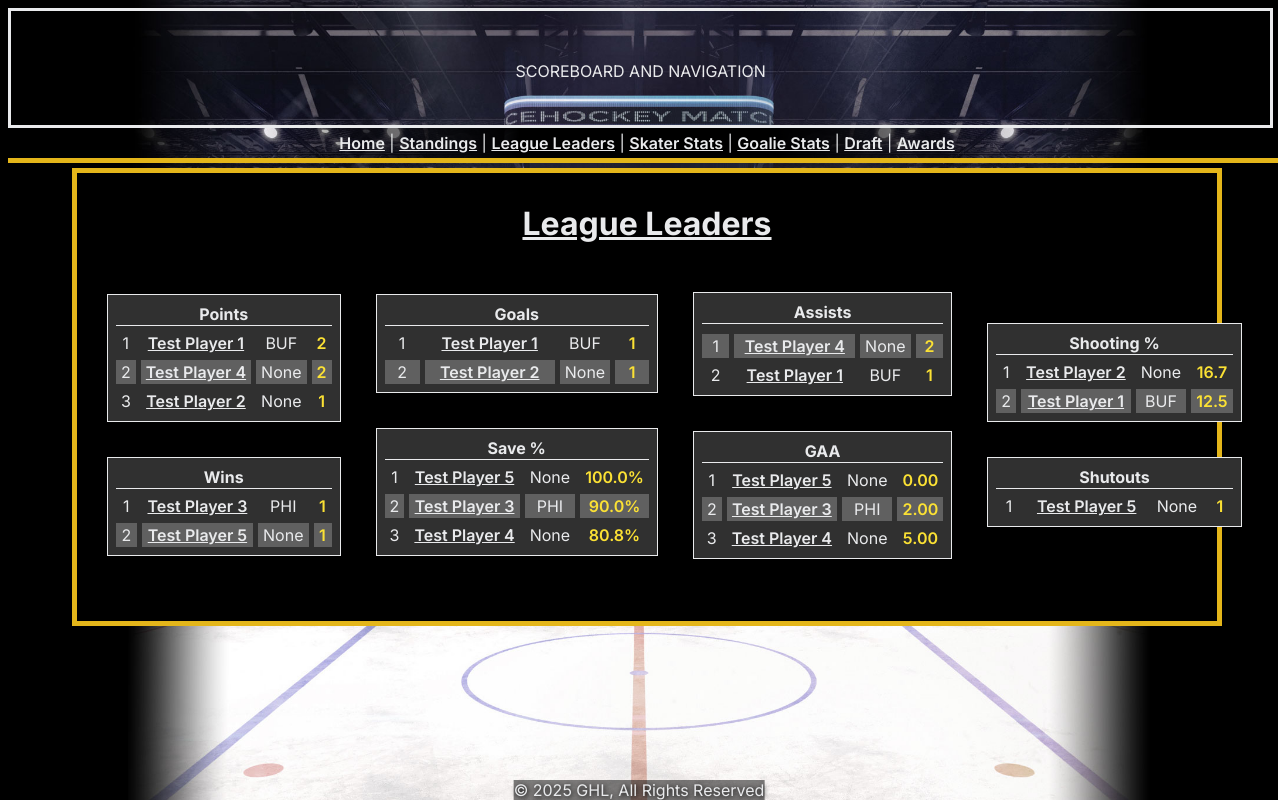
Before: /leaders/ with the older database file.
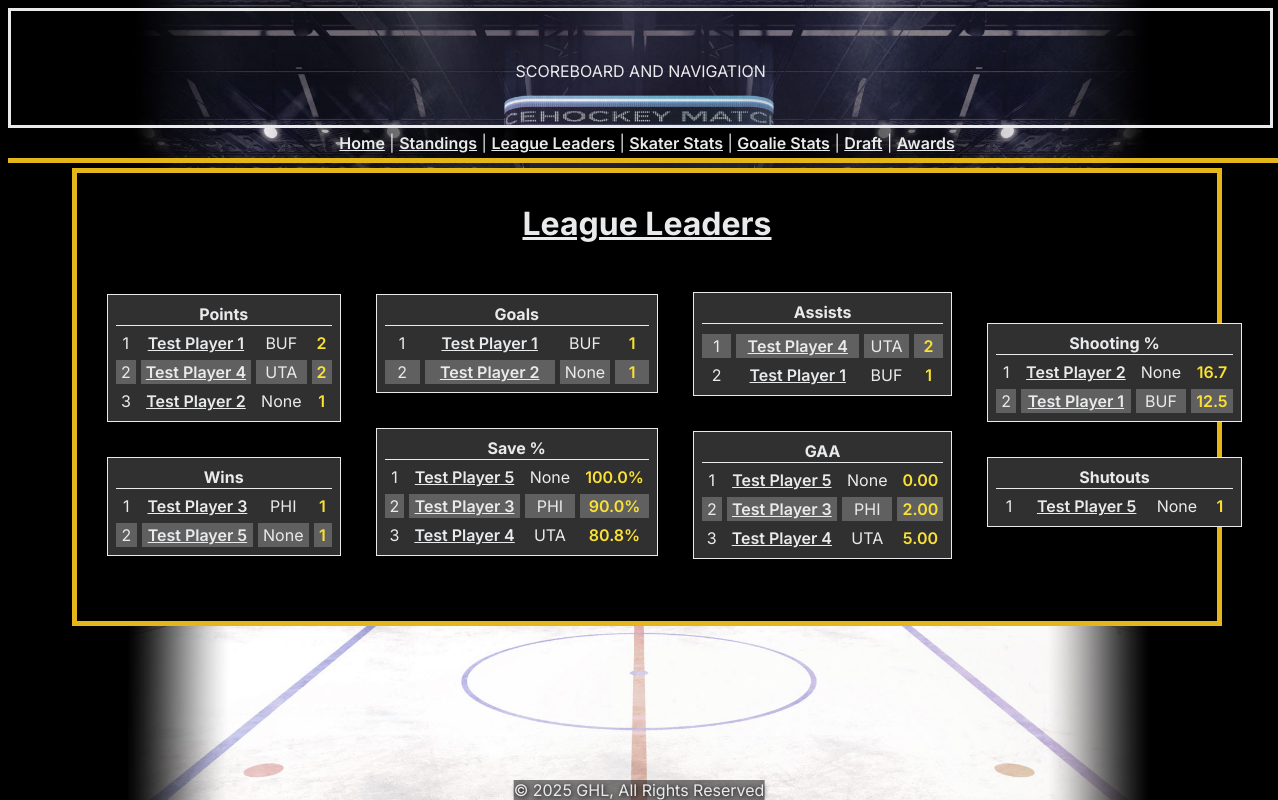
After: the same page with the newer database file.
### GHLWebsiteApp/models.py (models this page shows, shortened)
class SkaterRecord(models.Model):
    ea_player_num = models.ForeignKey(Player, on_delete = models.CASCADE)
    game_num = models.ForeignKey(Game, on_delete = models.CASCADE)
    ea_club_num = models.ForeignKey(Team, on_delete = models.CASCADE)
    position = models.ForeignKey(Position, on_delete = models.CASCADE)
    build = models.ForeignKey(Build, on_delete = models.CASCADE)
    goals = models.PositiveSmallIntegerField(default="0")
    assists = models.PositiveSmallIntegerField(default="0")
    points = models.PositiveSmallIntegerField(default="0")
    hits = models.PositiveSmallIntegerField(default="0")
    plus_minus = models.SmallIntegerField(default="0")
    sog = models.PositiveSmallIntegerField(default="0")
    shot_attempts = models.PositiveSmallIntegerField(default="0")
    deflections = models.PositiveSmallIntegerField(default="0")
    ppg = models.PositiveSmallIntegerField(default="0")
    shg = models.PositiveSmallIntegerField(default="0")
    pass_att = models.PositiveSmallIntegerField(default="0")
    pass_comp = models.PositiveSmallIntegerField(default="0")
    saucer_pass = models.PositiveSmallIntegerField(default="0")
    blocked_shots = models.PositiveSmallIntegerField(default="0")
    takeaways = models.PositiveSmallIntegerField(default="0")
    interceptions = models.PositiveSmallIntegerField(default="0")
    giveaways = models.PositiveSmallIntegerField(default="0")
    pens_drawn = models.PositiveSmallIntegerField(default="0")
    pims = models.PositiveSmallIntegerField(default="0")
    pk_clears = models.PositiveSmallIntegerField(default="0")
    poss_time = models.PositiveSmallIntegerField(default="0")
    fow = models.PositiveSmallIntegerField(default="0")
    fol = models.PositiveSmallIntegerField(default="0")

class Player(models.Model):
    ea_player_num = models.IntegerField(primary_key=True)
    username = models.CharField(max_length=16)
    current_team = models.ForeignKey(Team, on_delete = models.CASCADE, blank=True, null=True)
    def __str__(self):
        return self.username

class GoalieRecord(models.Model):
    ea_player_num = models.ForeignKey(Player, on_delete = models.CASCADE)
    game_num = models.ForeignKey(Game, on_delete = models.CASCADE)
    ea_club_num = models.ForeignKey(Team, on_delete = models.CASCADE)
    shots_against = models.PositiveSmallIntegerField(default="0")
    saves = models.PositiveSmallIntegerField(default="0")
    win = models.BooleanField(default="0")
    loss = models.BooleanField(default="0")
    otloss = models.BooleanField(default="0")
    shutout = models.BooleanField(default="0")
    breakaway_shots = models.PositiveSmallIntegerField(default="0")
    breakaway_saves = models.PositiveSmallIntegerField(default="0")
    ps_shots = models.PositiveSmallIntegerField(default="0")
    ps_saves = models.PositiveSmallIntegerField(default="0")

class Team(models.Model):
    ea_club_num = models.IntegerField(primary_key=True)
    club_full_name = models.CharField(max_length=50)
    club_abbr = models.CharField(max_length=3)
    club_location = models.CharField(max_length=25)
    team_logo_link = models.TextField(blank=True, null=True)
    isActive = models.BooleanField(default=True)
    def __str__(self):
        return self.club_abbr

### GHLWebsiteApp/views.py (the view)
# urls.py: path('leaders/', views.leaders, name="leaders"),
def leaders(request):
    leaders_goals = SkaterRecord.objects.filter(game_num__season_num=seasonSetting).annotate(numgoals=Sum("goals")).filter(numgoals__gt=0).order_by("-numgoals")[:10]
    leaders_assists = SkaterRecord.objects.filter(game_num__season_num=seasonSetting).annotate(numassists=Sum("assists")).filter(numassists__gt=0).order_by("-numassists")[:10]
    leaders_points = SkaterRecord.objects.filter(game_num__season_num=seasonSetting).annotate(numpoints=Sum("points")).filter(numpoints__gt=0).order_by("-numpoints")[:10]
    leaders_shooting = SkaterRecord.objects.filter(game_num__season_num=seasonSetting).annotate(shootperc=(Cast(Sum("goals"), models.FloatField())/Cast(Sum("sog"), models.FloatField()))*100).filter(shootperc__gt=0).order_by("-shootperc")[:10]
    leaders_svp = GoalieRecord.objects.filter(game_num__season_num=seasonSetting).annotate(savepercsum=(Cast(Sum("saves"), models.FloatField())/Cast(Sum("shots_against"), models.FloatField()))*100).order_by("-savepercsum")[:10]
    leaders_shutouts = GoalieRecord.objects.filter(game_num__season_num=seasonSetting).annotate(
        shutoutcount=Sum(Case(
        When(shutout=True, then=1),
        default=0,
        output_field=models.IntegerField()
    ))).filter(shutoutcount__gte=1).order_by("-shutoutcount")[:10]
    leaders_wins = GoalieRecord.objects.filter(game_num__season_num=seasonSetting).annotate(
        wincount=Sum(Case(
        When(win=True, then=1),
        default=0,
        output_field=models.IntegerField()
    ))).filter(wincount__gte=1).order_by("-wincount")[:10]
    leaders_gaa = GoalieRecord.objects.filter(game_num__season_num=seasonSetting).annotate(gaatotal=((Cast(Sum("shots_against"), models.FloatField())-Cast(Sum("saves"), models.FloatField()))/Cast(Sum("game_num__gamelength"), models.FloatField()))*3600).order_by("gaatotal")[:10]
    context = {
        "leaders_goals": leaders_goals,
        "leaders_assists": leaders_assists,
        "leaders_points": leaders_points,
        "leaders_shooting": leaders_shooting,
        "leaders_svp": leaders_svp,
        "leaders_shutouts": leaders_shutouts,
        "leaders_wins": leaders_wins,
        "leaders_gaa": leaders_gaa,
    }
    return render(request, "GHLWebsiteApp/leaders.html", context)

### GHLWebsiteApp/templates/GHLWebsiteApp/leaders.html (shortened to what the changed rows need)
{% extends "GHLWebsiteApp/layout.html" %}
{% block body %}
<center>
    <div class="section section_lg"><center>
        <h1>League Leaders</h1>
        <table>
            <col style="width: 25%;">
            <col style="width: 25%;">
            <col style="width: 25%;">
            <col style="width: 25%;">
            <tbody>
                <tr class="no-bg">
                    <td>
                        <div class="subsection-container">
                            <center><table class="standingstable">
                                <col style="width: 50px;">
                                <col style="width: 150px;">
                                <col style="width: 50px;">
                                <col style="width: 50px;">
                                <tr>
                                    <th colspan=4>Points</th>
                                </tr>
                                {% for skater in leaders_points %}
                                <tr>
                                    <td>{{ forloop.counter }}</td>
                                    <td><a href="{% url 'player' skater.ea_player_num.ea_player_num %}">{{ skater.ea_player_num }}</a></td>
                                    <td>{{ skater.ea_player_num.current_team }}</td>
                                    <td class="points">{{ skater.numpoints }}</td>
                                </tr>
                                {% empty %}
                                <tr>
                                    <td colspan="4">No points recorded.</td>
                                </tr>
                                {% endfor %}
                            </table></center>
                        </div>
                        <div class="subsection-container">
                            <center><table class="standingstable">
                                <col style="width: 50px;">
                                <col style="width: 150px;">
                                <col style="width: 50px;">
                                <col style="width: 50px;">
                                <tr>
                                    <th colspan=4>Wins</th>
                                </tr>
                            </table></center>
                        </div>
                    </td>
                    <td>
                        <div class="subsection-container">
                            <center><table class="standingstable">
                                <col style="width: 50px;">
                                <col style="width: 150px;">
                                <col style="width: 50px;">
                                <col style="width: 50px;">
                                <tr>
                                    <th colspan=4>Goals</th>
                                </tr>
                            </table></center>
                        </div>
                        <div class="subsection-container">
                            <center><table class="standingstable">
                                <col style="width: 50px;">
                                <col style="width: 150px;">
                                <col style="width: 50px;">
                                <col style="width: 50px;">
                                <tr>
                                    <th colspan=4>Save %</th>
                                </tr>
                                {% for skater in leaders_svp %}
                                <tr>
                                    <td>{{ forloop.counter }}</td>
                                    <td><a href="{% url 'player' skater.ea_player_num.ea_player_num %}">{{ skater.ea_player_num }}</a></td>
                                    <td>{{ skater.ea_player_num.current_team }}</td>
                                    <td class="points">{{ skater.savepercsum|floatformat:1 }}%</td>
                                </tr>
                                {% empty %}
                                <tr>
                                    <td colspan="4">No saves recorded.</td>
                                </tr>
                                {% endfor %}
                            </table></center>
                        </div>
                    </td>
                    <td>
                        <div class="subsection-container">
                            <center><table class="standingstable">
                                <col style="width: 50px;">
                                <col style="width: 150px;">
                                <col style="width: 50px;">
                                <col style="width: 50px;">
                                <tr>
                                    <th colspan=4>Assists</th>
                                </tr>
                                <tr>
                                    {% for skater in leaders_assists %}
                                    <tr>
                                        <td>{{ forloop.counter }}</td>
                                        <td><a href="{% url 'player' skater.ea_player_num.ea_player_num %}">{{ skater.ea_player_num }}</a></td>
                                        <td>{{ skater.ea_player_num.current_team }}</td>
                                        <td class="points">{{ skater.numassists }}</td>
                                    </tr>
                                    {% empty %}
                                    <tr>
                                        <td colspan="4">No assists recorded.</td>
                                    </tr>
                                    {% endfor %}
                            </table></center>
                        </div>
                        <div class="subsection-container">
                            <center><table class="standingstable">
                                <col style="width: 50px;">
                                <col style="width: 150px;">
                                <col style="width: 50px;">
                                <col style="width: 50px;">
                                <tr>
                                    <th colspan=4>GAA</th>
                                </tr>
                                {% for skater in leaders_gaa %}
                                <tr>
                                    <td>{{ forloop.counter }}</td>
                                    <td><a href="{% url 'player' skater.ea_player_num.ea_player_num %}">{{ skater.ea_player_num }}</a></td>
                                    <td>{{ skater.ea_player_num.current_team }}</td>
                                    <td class="points">{{ skater.gaatotal|floatformat:2 }}</td>
                                </tr>
                                {% empty %}
                                <tr>
                                    <td colspan="4">No games recorded.</td>
                                </tr>
                                {% endfor %}
                            </table></center>
                        </div>
                    </td>
                    <td>
                        <div class="subsection-container">
                            <center><table class="standingstable">
                                <col style="width: 50px;">
                                <col style="width: 150px;">
                                <col style="width: 50px;">
                                <col style="width: 50px;">
                                <tr>
                                    <th colspan=4>Shooting %</th>
                                </tr>
                            </table></center>
                        </div>
                        <div class="subsection-container">
                            <center><table class="standingstable">
                                <col style="width: 50px;">
                                <col style="width: 150px;">
                                <col style="width: 50px;">
                                <col style="width: 50px;">
                                <tr>
                                    <th colspan=4>Shutouts</th>
                                </tr>
                            </table></center>
                        </div>
                    </td>
                </tr>
            </tbody>
        </table>
    </center></div>
</center>
{% endblock %}

Changed rows visible on the page:
changed through a linked row, SkaterRecord "Test Player 4": ea_player_num.current_team "None" → "UTA"
changed through a linked row, GoalieRecord "Test Player 4": ea_player_num.current_team "None" → "UTA"
